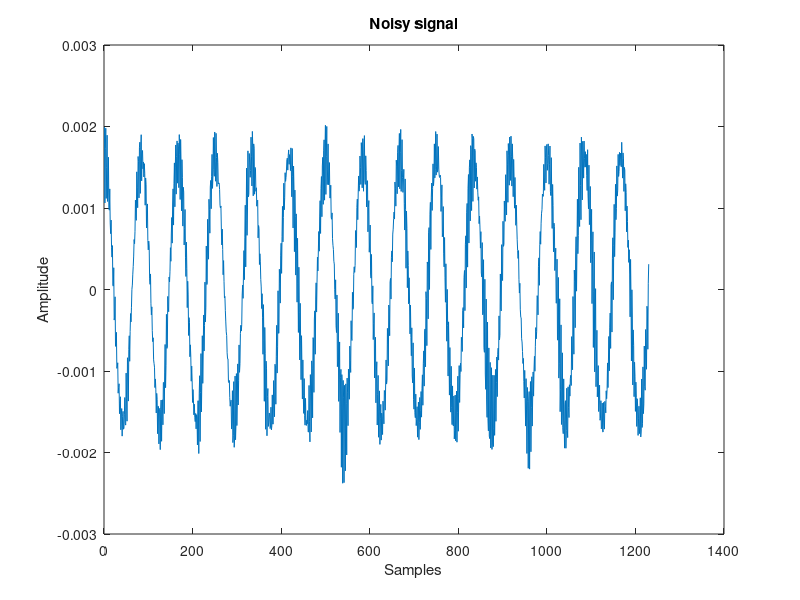
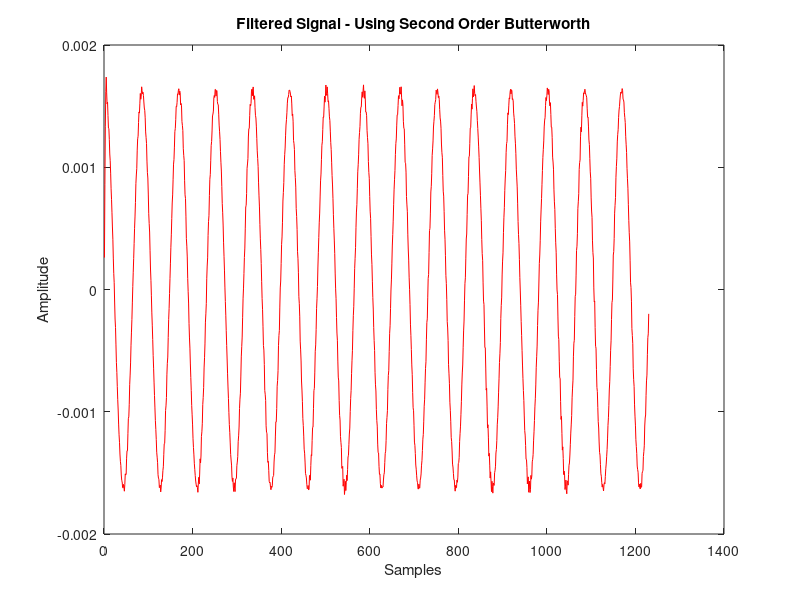
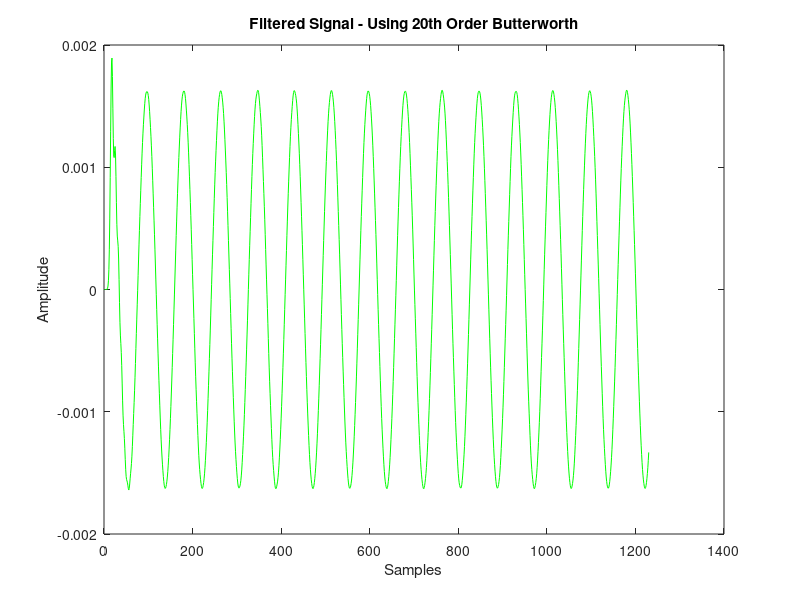
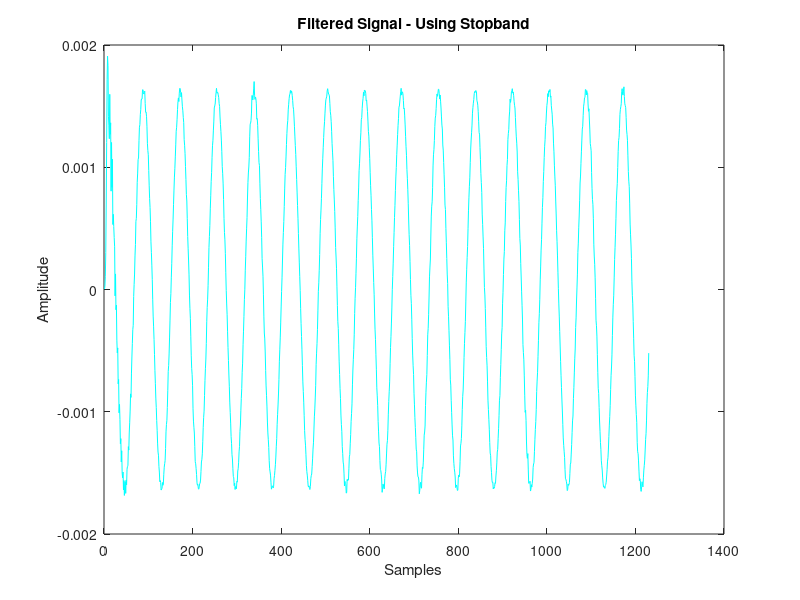

These figures' MATLAB source, in order:
%generate the noisy signal which will be filtered
x= cos(2*pi*12*[0:0.001:1.23]);
x(end) = [];
[b a] = butter(2,[0.6 0.7],'bandpass');
filtered_noise = filter(b,a,randn(1, length(x)*2));
x = (x + 0.5*filtered_noise(500:500+length(x)-1))/length(x)*2;
% This script is available at https://dadorran.wordpress.com search for
% filtering matlab demo
plot(x)
title('Noisy signal')
xlabel('Samples');
ylabel('Amplitude')
 
%plot magnitude spectrum of the signal
X_mags = abs(fft(x));
figure(10)
plot(X_mags)
xlabel('DFT Bins')
ylabel('Magnitude')
 
%plot first half of DFT (normalised frequency)
num_bins = length(X_mags);
plot([0:1/(num_bins/2 -1):1], X_mags(1:num_bins/2))
xlabel('Normalised frequency (\pi rads/sample)')
ylabel('Magnitude')
 
%design a second order filter using a butterworth design technique 
[b a] = butter(2, 0.3, 'low')
 
%Show the signal flow diagram of the filter/system
%this function available from https://dadorran.wordpress.com
%create_signal_flow(b,a) 
 
%plot the frequency response (normalised frequency)
H = freqz(b,a, floor(num_bins/2));
hold on
plot([0:1/(num_bins/2 -1):1], abs(H),'r');
 
%filter the signal using the b and a coefficients obtained from
%the butter filter design function
x_filtered = filter(b,a,x);
 
%plot the filtered signal
figure(2)
plot(x_filtered,'r')
title('Filtered Signal - Using Second Order Butterworth')
xlabel('Samples');
ylabel('Amplitude')
 
%Redesign the filter using a higher order filter
[b2 a2] = butter(20, 0.3, 'low')
 
%Plot the magnitude spectrum and compare with lower order filter
H2 = freqz(b2,a2, floor(num_bins/2));
figure(10)
hold on
plot([0:1/(num_bins/2 -1):1], abs(H2),'g');
 
%filter the noisy signal and plot the result
x_filtered2 = filter(b2,a2,x);
figure(3)
plot(x_filtered2,'g')
title('Filtered Signal - Using 20th Order Butterworth')
xlabel('Samples');
ylabel('Amplitude')
 
%Use a band reject filter in place of a low pass filter
[b_stop a_stop] = butter(20, [0.5 0.8], 'stop');
 
%plot the magnitude spectrum
H_stopband = freqz(b_stop,a_stop, floor(num_bins/2));
figure(10)
hold on
plot([0:1/(num_bins/2 -1):1], abs(H_stopband),'c');
 
%plot filtered signal
x_filtered_stop = filter(b_stop,a_stop,x);
figure(4);
plot(x_filtered_stop,'c')
title('Filtered Signal - Using Stopband')
xlabel('Samples');
ylabel('Amplitude')
 
%Use matlabs built-in buttord function to get the optimum order 
%to meet a specification
[N Wn] = buttord(0.1, 0.5, 5, 40)
 
%use the N and Wn values obtained above to design the filter in the usual way
[b3 a3] = butter(N, Wn, 'low');
 
%plot the magnitude spectrum
H3 = freqz(b3,a3, floor(num_bins/2));
figure(10);
hold on
plot([0:1/(num_bins/2 -1):1], abs(H2),'k');
figure(10)
 
%filter the signal and plot the ouput of the filter
x_filtered3 = filter(b3,a3,x);
figure(5);
plot(x_filtered3,'k')
title(['Filtered Signal - Using ' num2str(N) ' th Order Butterworth'])
xlabel('Samples');
ylabel('Amplitude')
% script available from https://dadorran.wordpress.com
% comparison with other filter design techniques (chebyshev and elliptical)
[b_butter a_butter] = butter(4, 0.2, 'low');
H_butter = freqz(b_butter, a_butter);
 
[b_cheby a_cheby] = cheby1(4, 0.5, 0.2, 'low');
H_cheby = freqz(b_cheby, a_cheby);
 
[b_ellip a_ellip] = ellip(4, 0.5, 40, 0.2, 'low');
H_ellip = freqz(b_ellip, a_ellip);
 
%plot each filter to compare 
figure(11)
norm_freq_axis = [0:1/(512 -1):1];
plot(norm_freq_axis, abs(H_butter))
hold on
plot(norm_freq_axis, abs(H_cheby),'r')
plot(norm_freq_axis, abs(H_ellip),'g')
legend('Butterworth', 'Chebyshev', 'Elliptical')
xlabel('Normalised Frequency');
ylabel('Magnitude')
 
%plot in dB for verification that spec is met
figure(12);
plot(norm_freq_axis, 20*log10(abs(H_butter)))
hold on
plot(norm_freq_axis, 20*log10(abs(H_cheby)),'r')
plot(norm_freq_axis, 20*log10(abs(H_ellip)),'g')
legend('Butterworth', 'Chebyshev', 'Elliptical')
xlabel('Normalised Frequency ');
ylabel('Magnitude (dB)')